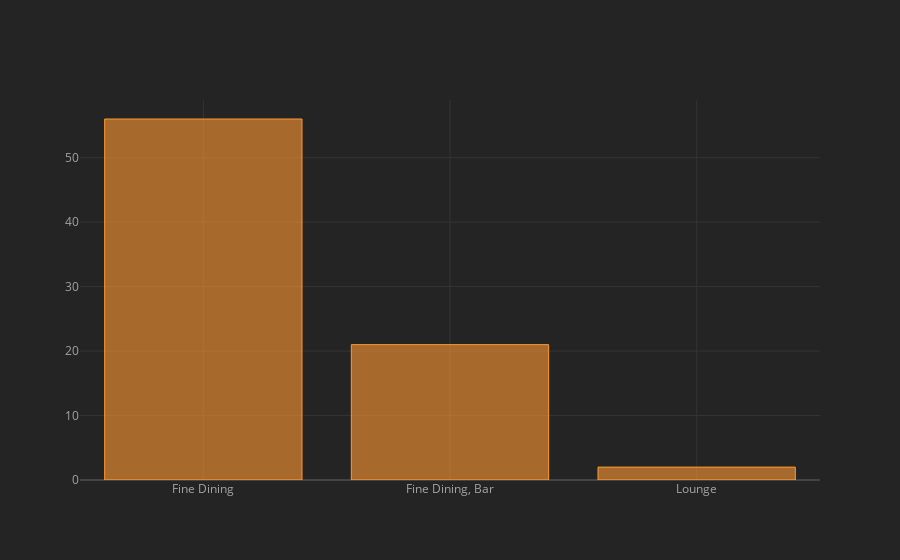

The cell this chart's notebook holds for it:
### Markdown cell above
Majority of Expensive Restaurants are located in Residency Road

### Code cell
df[df.cost>3000].rest_type.value_counts().iplot(kind="bar")

### Figure 1 — Plotly figure (JSON) as saved in the notebook; plotly's stock layout.template omitted (floating-point values rounded to 4 significant figures)
{"data": [{"marker": {"color": "rgba(255, 153, 51, 0.6)", "line": {"color": "rgba(255, 153, 51, 1.0)", "width": 1}}, "name": "count", "orientation": "v", "text": "", "type": "bar", "x": ["Fine Dining", "Fine Dining, Bar", "Lounge"], "y": [56, 21, 2]}], "layout": {"autosize": true, "legend": {"bgcolor": "#242424", "font": {"color": "#F4F4F4"}}, "paper_bgcolor": "#242424", "plot_bgcolor": "#242424", "title": {"font": {"color": "#F4F4F4"}}, "xaxis": {"autorange": true, "gridcolor": "#343434", "range": [-0.5, 2.5], "showgrid": true, "tickfont": {"color": "#A4A4A4"}, "title": {"font": {"color": "#A4A4A4"}, "text": ""}, "type": "category", "zerolinecolor": "#444444"}, "yaxis": {"autorange": true, "gridcolor": "#343434", "range": [0, 58.95], "showgrid": true, "tickfont": {"color": "#A4A4A4"}, "title": {"font": {"color": "#A4A4A4"}, "text": ""}, "type": "linear", "zerolinecolor": "#444444"}}}
